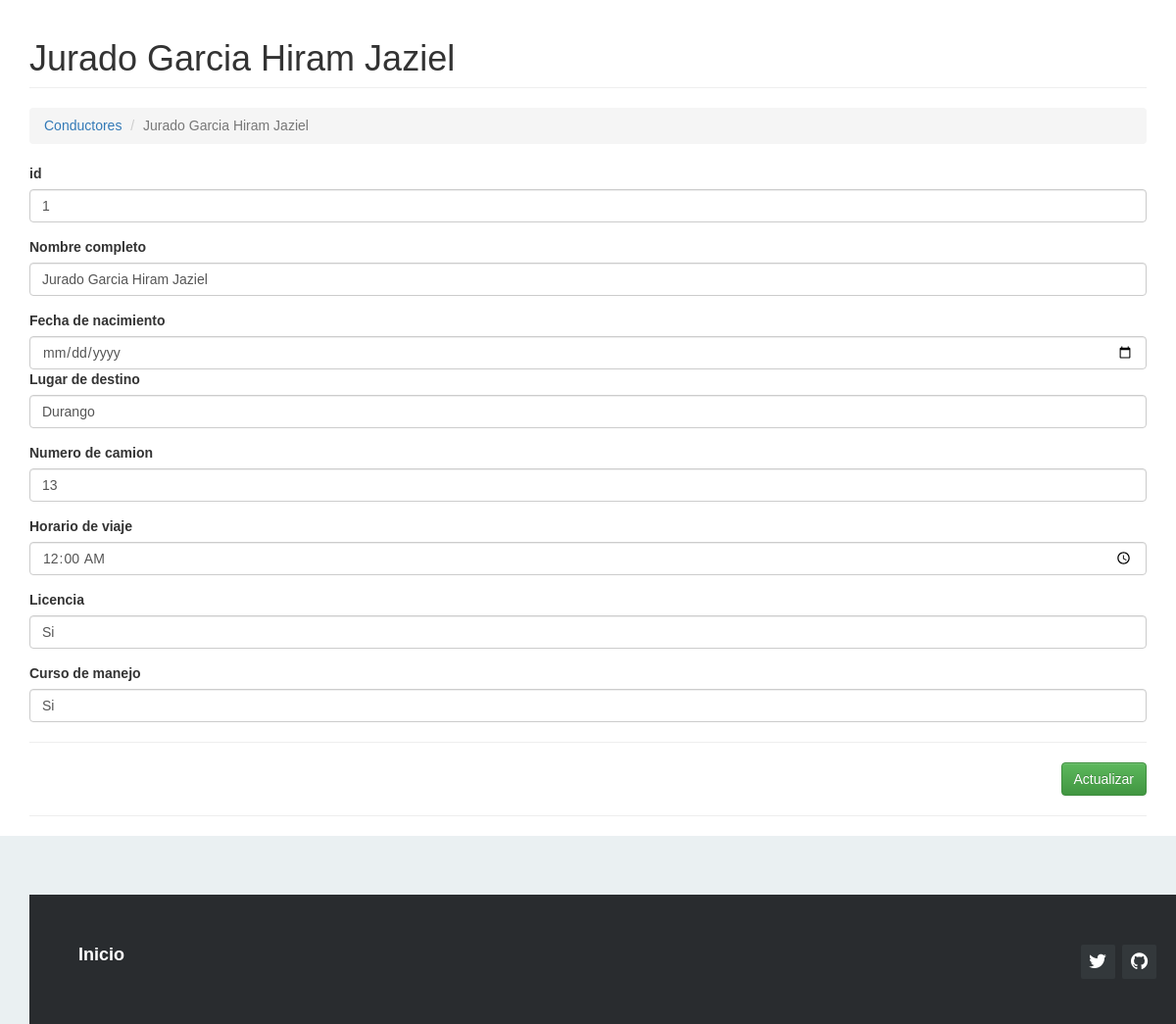
The app's page /?c=conductor&a=Crud&id=1 with its own data.
### tables this page shows
CREATE TABLE `conductor` (
  `id` int(11) NOT NULL,
  `nombre_completo` varchar(100) NOT NULL,
  `fecha_naci` date NOT NULL,
  `lugar_destino` varchar(100) NOT NULL,
  `num_camion` int(11) NOT NULL,
  `horario_viaje` time NOT NULL,
  `licencia` varchar(100) NOT NULL,
  `curso_manejo` varchar(100) NOT NULL
);

### Controller/conductor.controller.php (called while the page is built, shortened)
<?php
require_once 'model/conductor.php';
class ConductorController{
    private $model;
    public function __CONSTRUCT(){
        $this->model = new Conductor();
    }
    public function Crud(){
        $conductor = new Conductor();
        if(isset($_REQUEST['id'])){
            $conductor = $this->model->Obtener($_REQUEST['id']);
        }
        require_once 'view/header.php';
        require_once 'view/conductor/conductor-editar.php';
        require_once 'view/footer.php';
    }
}
?>

### Model/database.php (called while the page is built)
<?php
class Database
{
    public static function Conectar()
    {
        $usuario = 'root';
        $contrasena = '';
        try {
            $conductor = new PDO('mysql:host=localhost;dbname=central_camionera;charset=utf8', $usuario, $contrasena);
            $conductor->setAttribute(PDO::ATTR_ERRMODE, PDO::ERRMODE_EXCEPTION);
            return $conductor;
        } catch (PDOException $ex) {
            return null;
        }
    }
}
?>

### Model/conductor.php (called while the page is built, shortened)
<?php
class Conductor
{
    private $conductor;
    public function __construct()
    {
        try
        {
            $this->conductor = Database::Conectar();
        }
        catch (Exception $e)
        {
            die($e->getMessage());
        }
    }
    public function Obtener($id)
    {
        try
        {
            $stm = $this->conductor->prepare("SELECT * FROM conductor WHERE id = ?");
            $stm->execute(array($id));
            return $stm->fetch(PDO::FETCH_OBJ);
        }
        catch (Exception $e)
        {
            die($e->getMessage());
        }
    }
}
?>

### View/conductor/conductor-editar.php (the view, shortened to what this page needs)
<h1 class="page-header">
    <?php echo $conductor->id != null ? $conductor->nombre_completo : 'Nuevo Registro'; ?>
</h1>
<ol class="breadcrumb">
    <li><a href="?c=conductor">Conductores</a></li>
    <li class="active"><?php echo $conductor->id != null ? $conductor->nombre_completo : 'Nuevo Registro'; ?></li>
</ol>
<form id="form-conductor" action="?c=conductor&a=Editar" method="post" enctype="multipart/form-data">
    <div class="form-group">
        <label>id</label>
        <input type="text" name="id" value="<?php echo $conductor->id ; ?>" class="form-control" placeholder="Ingrese id  del conductor" required />
    </div>
    <div class="form-group">
        <label>Nombre completo</label>
        <input type="text" name="nombre_completo" value="<?php echo $conductor->nombre_completo; ?>" class="form-control" placeholder="Ingrese nombre_completom del conductor" required />
    </div>
    <div class="frm-group">
        <label>Fecha de nacimiento</label>
        <input type="date" name="fecha_naci" value="<?php echo $conductor->fecha_naci; ?>" class="form-control" placeholder="Ingrese fecha_naci del conductor" required />
    </div>
    <div class="form-group">
        <label>Lugar de destino</label>
        <input type="text" name="lugar_destino" value="<?php echo $conductor->lugar_destino; ?>" class="form-control" placeholder="Ingrese lugar_destino de conductor" required />
    </div>
    <div class="form-group">
        <label>Numero de camion</label>
        <input type="number" name="num_camion" value="<?php echo $conductor->num_camion; ?>" class="form-control" placeholder="Ingrese num_camion del conductor" required />
    </div>
    <div class="form-group">
        <label>Horario de viaje</label>
        <input type="time" name="horario_viaje" value="<?php echo $conductor->horario_viaje; ?>" class="form-control" placeholder="Ingrese horario_viaje de conductor" required />
    </div>
    <div class="form-group">
        <label>Licencia</label>
        <input type="text" name="licencia" value="<?php echo $conductor->licencia; ?>" class="form-control" placeholder="Ingrese licencia del conductor" required />
    </div>
    <div class="form-group">
        <label>Curso de manejo</label>
        <input type="text" name="curso_manejo" value="<?php echo $conductor->curso_manejo; ?>" class="form-control" placeholder="Ingrese curso_manejo del conductor" required />
    </div>
    <hr />
    <div class="text-right">
        <button class="btn btn-success">Actualizar</button>
    </div>
</form>

### assets/css/demo.css (style rules this page uses)
* { padding:0; margin:0; }
html { background-color: #eaf0f2; }
body { font:14px/1.5 Arial, Helvetica, sans-serif; }

### records on screen
conductor: nombre_completo "Jurado Garcia Hiram Jaziel", id "1", lugar_destino "Durango", num_camion "13", horario_viaje "00:00:00", licencia "Si", curso_manejo "Si"
